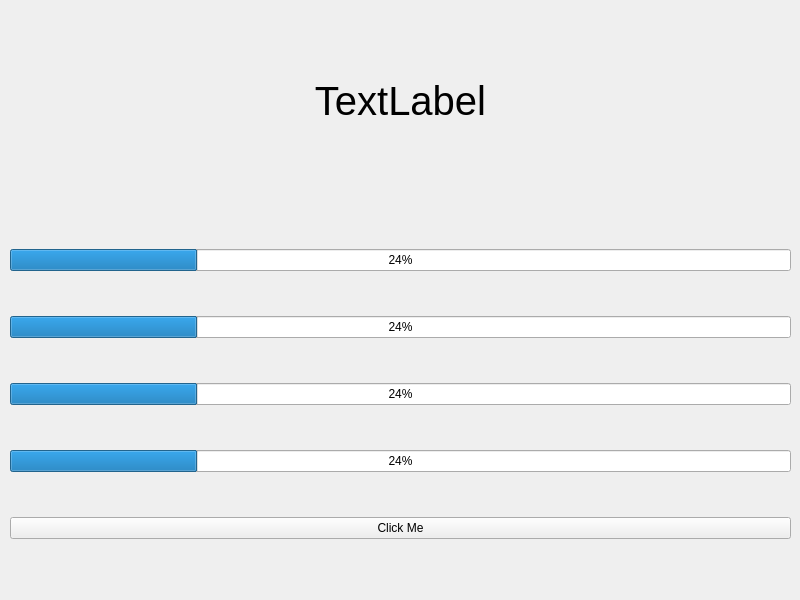
<?xml version="1.0" encoding="UTF-8"?>
<ui version="4.0">
 <class>MainWindow</class>
 <widget class="QMainWindow" name="MainWindow">
  <property name="geometry">
   <rect>
    <x>0</x>
    <y>0</y>
    <width>800</width>
    <height>600</height>
   </rect>
  </property>
  <property name="windowTitle">
   <string>MainWindow</string>
  </property>
  <widget class="QWidget" name="centralwidget">
   <widget class="QWidget" name="verticalLayoutWidget">
    <property name="geometry">
     <rect>
      <x>10</x>
      <y>0</y>
      <width>781</width>
      <height>201</height>
     </rect>
    </property>
    <layout class="QVBoxLayout" name="verticalLayout">
     <item>
      <widget class="QLabel" name="label_2">
       <property name="font">
        <font>
         <pointsize>30</pointsize>
        </font>
       </property>
       <property name="text">
        <string>TextLabel</string>
       </property>
       <property name="alignment">
        <set>Qt::AlignCenter</set>
       </property>
      </widget>
     </item>
    </layout>
   </widget>
   <widget class="QWidget" name="verticalLayoutWidget_2">
    <property name="geometry">
     <rect>
      <x>10</x>
      <y>210</y>
      <width>781</width>
      <height>371</height>
     </rect>
    </property>
    <layout class="QVBoxLayout" name="verticalLayout_2">
     <item>
      <widget class="QProgressBar" name="pb3">
       <property name="value">
        <number>24</number>
       </property>
      </widget>
     </item>
     <item>
      <widget class="QProgressBar" name="pb4">
       <property name="value">
        <number>24</number>
       </property>
      </widget>
     </item>
     <item>
      <widget class="QProgressBar" name="pb2">
       <property name="value">
        <number>24</number>
       </property>
      </widget>
     </item>
     <item>
      <widget class="QProgressBar" name="pb1">
       <property name="value">
        <number>24</number>
       </property>
      </widget>
     </item>
     <item>
      <widget class="QPushButton" name="pushButton">
       <property name="text">
        <string>Click Me</string>
       </property>
      </widget>
     </item>
    </layout>
   </widget>
  </widget>
 </widget>
 <resources/>
 <connections/>
</ui>
